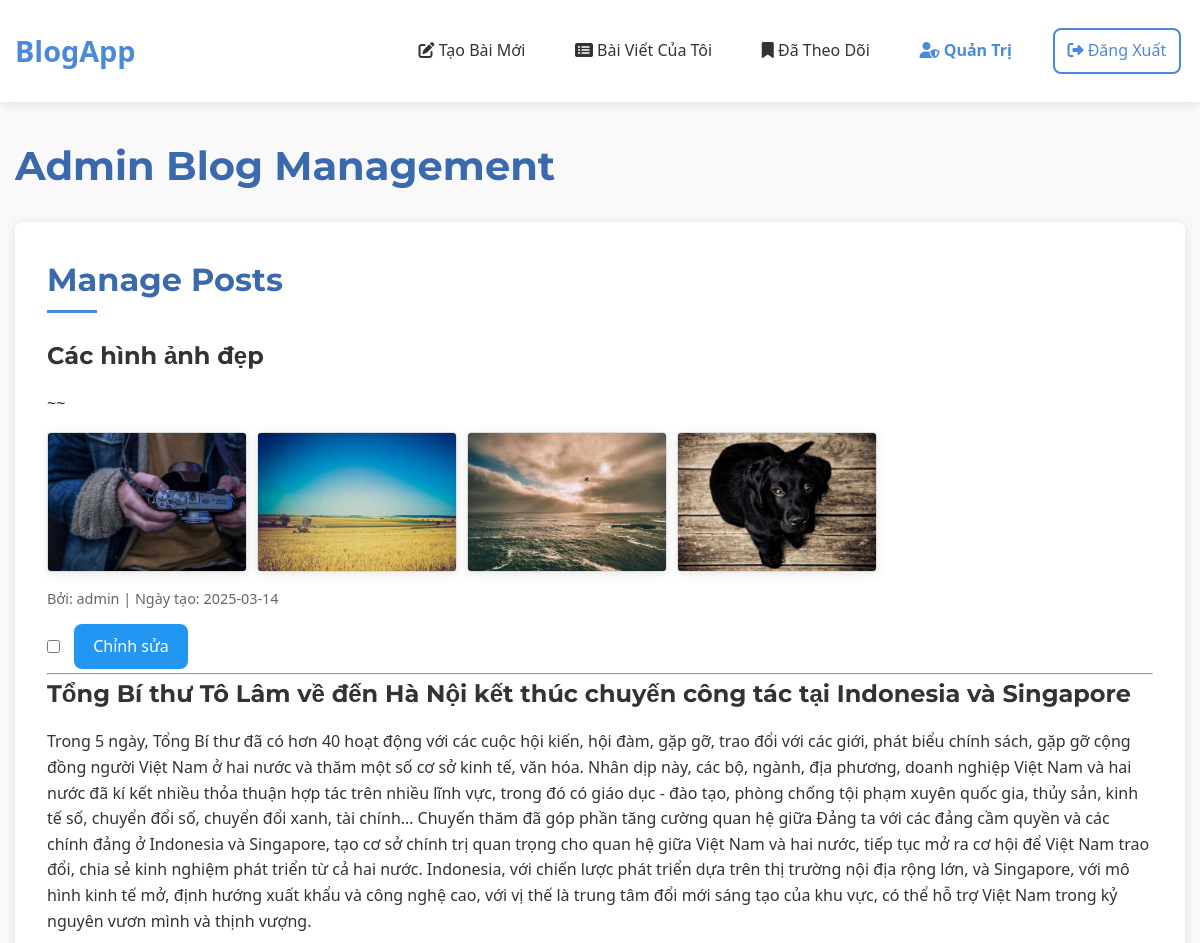
The page /admin/posts (signed in, upper part) on the database as committed earlier.
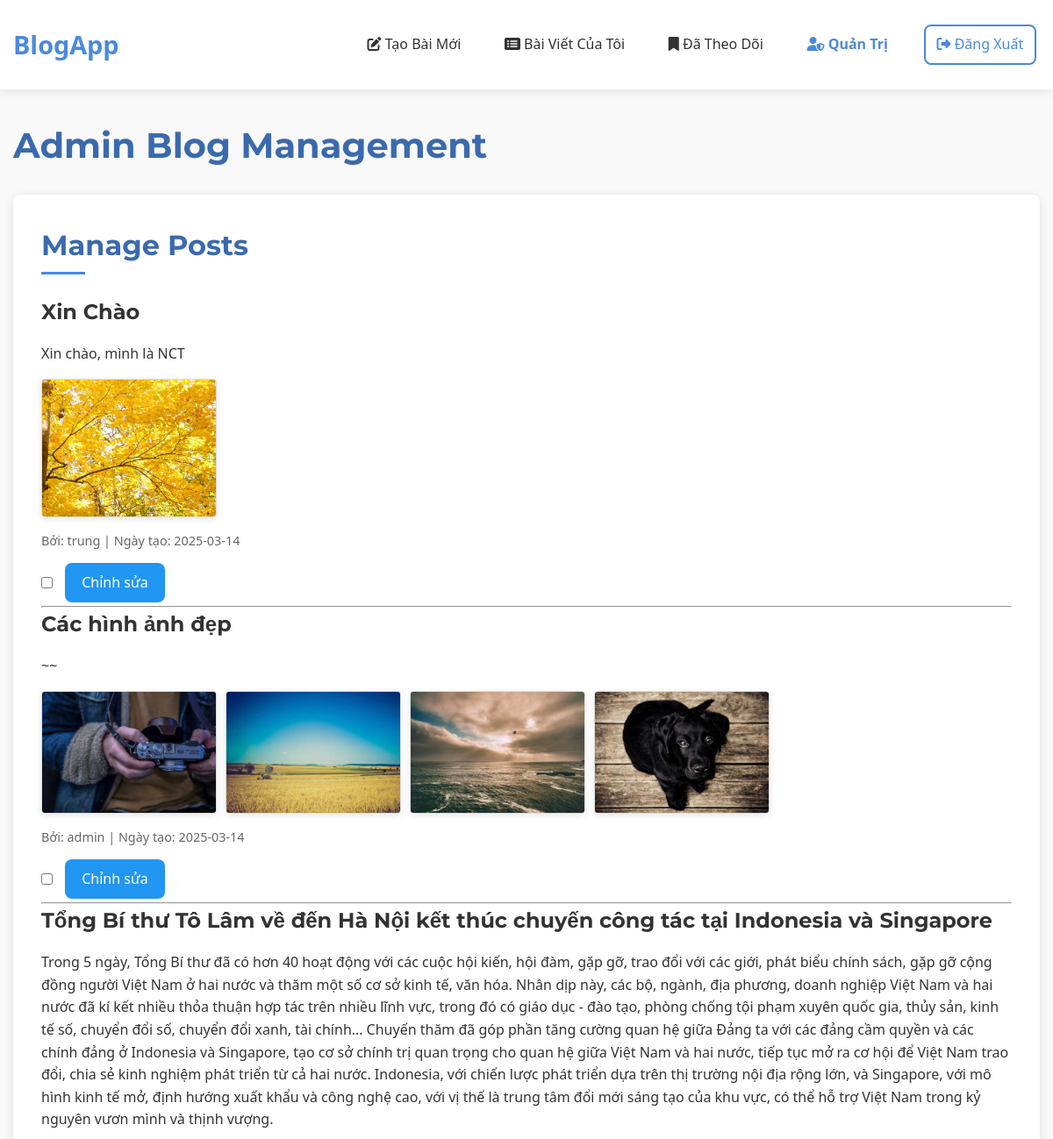
The same page on the database as committed later.
### tables this page shows
CREATE TABLE post (
  id INTEGER PRIMARY KEY AUTOINCREMENT,
  author_id INTEGER NOT NULL,
  created TIMESTAMP NOT NULL DEFAULT CURRENT_TIMESTAMP,
  title TEXT NOT NULL,
  text_content TEXT,
  FOREIGN KEY (author_id) REFERENCES user (id)
);

CREATE TABLE post_content (
  id INTEGER PRIMARY KEY AUTOINCREMENT,
  post_id INTEGER NOT NULL,
  content_type TEXT NOT NULL,  -- 'image' hoặc 'link'
  content TEXT NOT NULL,       -- đường dẫn hình ảnh hoặc URL
  display_order INTEGER NOT NULL,
  FOREIGN KEY (post_id) REFERENCES post (id) ON DELETE CASCADE
);

CREATE TABLE user (
  id INTEGER PRIMARY KEY AUTOINCREMENT,
  username TEXT UNIQUE NOT NULL,
  password TEXT NOT NULL,
  is_blocked BOOLEAN NOT NULL DEFAULT 0,
  is_admin BOOLEAN NOT NULL DEFAULT 0
);

### flaskr/blog.py (the view)
@bp.route('/admin/posts')
@login_required
def admin_posts():
    if not g.user['is_admin']:
        return redirect(url_for('blog.blog_index'))
    db = get_db()
    page = request.args.get('page', 1, type=int)
    per_page = 10
    offset = (page - 1) * per_page
    posts_rows = db.execute(
        'SELECT p.id, p.title, p.text_content, p.created, u.username, u.id as author_id'
        ' FROM post p JOIN user u ON p.author_id = u.id'
        ' ORDER BY p.created DESC LIMIT ? OFFSET ?',
        (per_page, offset)
    ).fetchall()
    posts = []
    for post_row in posts_rows:
        post = dict(post_row)
        contents = db.execute(
            'SELECT content_type, content, display_order'
            ' FROM post_content'
            ' WHERE post_id = ?'
            ' ORDER BY display_order',
            (post['id'],)
        ).fetchall()
        post['images'] = [c['content'] for c in contents if c['content_type'] == 'image']
        post['links'] = [c['content'] for c in contents if c['content_type'] == 'link']
        posts.append(post)
    total_posts = db.execute('SELECT COUNT(*) FROM post').fetchone()[0]
    total_pages = (total_posts + per_page - 1) // per_page
    return render_template('admin_posts.html', posts=posts, page=page, total_pages=total_pages)

### flaskr/__init__.py (called while the page is built)
def create_app(test_config=None):
    app = Flask(__name__, instance_relative_config=True)
    app.config.from_mapping(
        SECRET_KEY='dev',
        DATABASE=os.path.join(app.instance_path, 'flaskr.sqlite'),
    )
    if test_config is None:
        app.config.from_pyfile('config.py', silent=True)
    else:
        app.config.from_mapping(test_config)
    try:
        os.makedirs(app.instance_path)
    except OSError:
        pass
    from . import db
    db.init_app(app)
    from . import auth
    app.register_blueprint(auth.bp)
    from . import blog
    app.register_blueprint(blog.bp)
    @app.context_processor
    def inject_utilities():
        def get_year():
            return datetime.datetime.now().year
        return {'get_year': get_year}
    @app.route('/')
    def index():
        return redirect(url_for('blog.blog_index'))
    return app

### flaskr/auth.py (called while the page is built)
@bp.before_app_request
def load_logged_in_user():
    user_id = session.get('user_id')
    if user_id is None:
        g.user = None
    else:
        g.user = get_db().execute(
            'SELECT * FROM user WHERE id = ?', (user_id,)
        ).fetchone()  # fetchone() trả về một sqlite3.Row

def login_required(view):
    @functools.wraps(view)
    def wrapped_view(**kwargs):
        if g.user is None:
            return redirect(url_for('auth.login'))
        return view(**kwargs)
    return wrapped_view

### flaskr/db.py (called while the page is built)
def get_db():
    if 'db' not in g:
        g.db = sqlite3.connect(
            current_app.config['DATABASE'],
            detect_types=sqlite3.PARSE_DECLTYPES
        )
        g.db.row_factory = sqlite3.Row
    return g.db

### flaskr/templates/admin_posts.html (shortened to what this page needs)
{% extends 'base.html' %}
{% block header %}
  <h1>Admin Blog Management</h1>
{% endblock %}
{% block content %}
<section class="admin-section">
  <h2>Manage Posts</h2>
  <form action="{{ url_for('blog.delete_multiple_posts') }}" method="post" class="form-list">
    {% for post in posts %}
      <div class="post-item {% if post.is_admin %}admin{% endif %}">
        <h3>{{ post.title }}</h3>
        {% if post.text_content %}
        <div class="post-text">
          {{ post.text_content }}
        </div>
        {% endif %}
        {% if post.images %}
        <div class="post-images">
          {% for image in post.images %}
          <div class="image-container">
            <img src="{{ image }}" alt="Hình ảnh" class="post-image">
          </div>
          {% endfor %}
        </div>
        {% endif %}
        <div class="post-meta">
          <span>Bởi: {{ post.username }} | Ngày tạo: {{ post.created.strftime('%Y-%m-%d') }}</span>
        </div>
        <div class="post-actions">
          <input type="checkbox" name="post_ids" value="{{ post.id }}">
          <a class="btn edit" href="{{ url_for('blog.update', id=post.id) }}">Chỉnh sửa</a>
        </div>
      </div>
      <hr>
    {% endfor %}
  </form>
</section>
{% endblock %}

### flaskr/templates/base.html (shortened to what this page needs)
<!doctype html>
<html lang="vi">
<head>
    <link rel="stylesheet" href="https://cdnjs.cloudflare.com/ajax/libs/font-awesome/6.4.0/css/all.min.css">
    <link rel="stylesheet" href="{{ url_for('static', filename='style.css') }}">
</head>
<body>
    <header>
        <div class="container">
            <a href="{{ url_for('blog.blog_index') }}" class="brand">BlogApp</a>
            <nav class="nav-links" id="nav-links">
                {% if g.user %}
                    <a href="{{ url_for('blog.create') }}" class="{% if request.endpoint == 'blog.create' %}active{% endif %}">
                        <i class="fas fa-edit"></i> Tạo Bài Mới
                    </a>
                    <a href="{{ url_for('blog.my_posts') }}" class="{% if request.endpoint == 'blog.my_posts' %}active{% endif %}">
                        <i class="fas fa-list-alt"></i> Bài Viết Của Tôi
                    </a>
                    <a href="{{ url_for('blog.followed_posts') }}" class="{% if request.endpoint == 'blog.followed_posts' %}active{% endif %}">
                        <i class="fas fa-bookmark"></i> Đã Theo Dõi
                    </a>
                    {% if g.user['is_admin'] %}
                        <a href="{{ url_for('blog.admin') }}" class="{% if 'admin' in request.endpoint %}active{% endif %}">
                            <i class="fas fa-user-shield"></i> Quản Trị
                        </a>
                    {% endif %}
                    <a href="{{ url_for('auth.logout') }}" class="btn outline">
                        <i class="fas fa-sign-out-alt"></i> Đăng Xuất
                    </a>
                {% endif %}
            </nav>
        </div>
    </header>
    <main class="container">
        <section class="page-header mb-3">
            {% block header %}{% endblock %}
        </section>
        {% block content %}{% endblock %}
    </main>
</body>
</html>

### flaskr/static/style.css (style rules this page uses)
:root { --primary-color: #4a89dc; --primary-dark: #3a6aad; --primary-light: #6a99e9; --secondary-color: #5cb85c; --danger-color: #e74c3c; --warning-color: #f0ad4e; --text-color: #333; --text-light: #888; --bg-color: #f9f9f9; --light-gray: #eee; --dark-gray: #555; --border-radius: 8px; --box-shadow: 0 2px 12px rgba(0, 0, 0, 0.1); --transition: all 0.3s ease; --font-primary: 'Segoe UI', Tahoma, Geneva, Verdana, sans-serif; --font-heading: 'Montserrat', sans-serif; }
* { margin: 0; padding: 0; box-sizing: border-box; }
body { font-family: var(--font-primary); color: var(--text-color); background-color: var(--bg-color); line-height: 1.6; padding-bottom: 50px; }
a { color: var(--primary-color); text-decoration: none; transition: var(--transition); }
h1, h2, h3, h4, h5, h6 { font-family: var(--font-heading); margin-bottom: 1rem; color: var(--text-color); }
h1 { font-size: 2.5rem; font-weight: 700; color: var(--primary-dark); }
h2 { font-size: 2rem; position: relative; padding-bottom: 0.5rem; margin-bottom: 1.5rem; }
h2:after { content: ''; position: absolute; left: 0; bottom: 0; height: 3px; width: 50px; background-color: var(--primary-color); }
h3 { font-size: 1.5rem; }
.container { max-width: 1200px; margin: 0 auto; padding: 0 15px; }
header { background-color: white; box-shadow: 0 2px 10px rgba(0, 0, 0, 0.1); padding: 1.5rem 0; margin-bottom: 2rem; }
header .container { display: flex; justify-content: space-between; align-items: center; }
.brand { font-size: 1.8rem; font-weight: 700; color: var(--primary-color); }
.nav-links { display: flex; gap: 1.5rem; align-items: center; }
.nav-links a { color: var(--text-color); font-weight: 500; padding: 0.5rem 0.8rem; border-radius: var(--border-radius); transition: var(--transition); }
.nav-links a.active { color: var(--primary-color); font-weight: 600; }
.btn { display: inline-block; padding: 0.6rem 1.2rem; border-radius: var(--border-radius); font-weight: 500; text-align: center; cursor: pointer; border: none; transition: var(--transition); text-transform: none; margin: 0.25rem; background-color: var(--primary-color); color: white; }
.btn.outline { background-color: transparent; border: 2px solid var(--primary-color); color: var(--primary-color); }
.post-meta { font-size: 0.9rem; color: var(--text-light); display: flex; align-items: center; gap: 0.5rem; }
.post-text { margin-bottom: 1rem; line-height: 1.7; }
.post-images { display: flex; flex-wrap: wrap; gap: 10px; margin: 1rem 0; }
.image-container { position: relative; overflow: hidden; border-radius: 8px; box-shadow: 0 2px 8px rgba(0, 0, 0, 0.1); max-width: 200px; max-height: 200px; }
.post-image { width: 100%; height: 100%; object-fit: cover; transition: transform 0.3s ease; }
.post-actions { display: flex; gap: 0.5rem; align-items: center; }
.admin-section { background-color: white; border-radius: var(--border-radius); box-shadow: var(--box-shadow); padding: 2rem; margin-bottom: 2rem; }
.admin-section h2 { color: var(--primary-dark); margin-bottom: 1.5rem; }
.mb-3 { margin-bottom: 1.5rem; }

### flaskr/templates/admin_posts.html (style rules this page uses)
.post-images { display: flex; flex-wrap: wrap; gap: 10px; margin: 15px 0; }
.image-container { max-width: 200px; max-height: 200px; overflow: hidden; border: 1px solid #ddd; border-radius: 4px; }
.post-image { width: 100%; height: 100%; object-fit: cover; }
.post-text { margin: 15px 0; line-height: 1.6; }
.post-actions { margin-top: 10px; display: flex; align-items: center; gap: 10px; }
.edit { background-color: #2196F3; color: white; }
.post-meta { font-size: 0.9em; color: #666; margin-top: 10px; }

Rows that differ between the two databases and show on the page:
added post: title "Xin Chào", text_content "Xin chào, mình là NCT", username "trung", created "2025-03-14"
added post_content: content (picture), shown under "Xin Chào"
